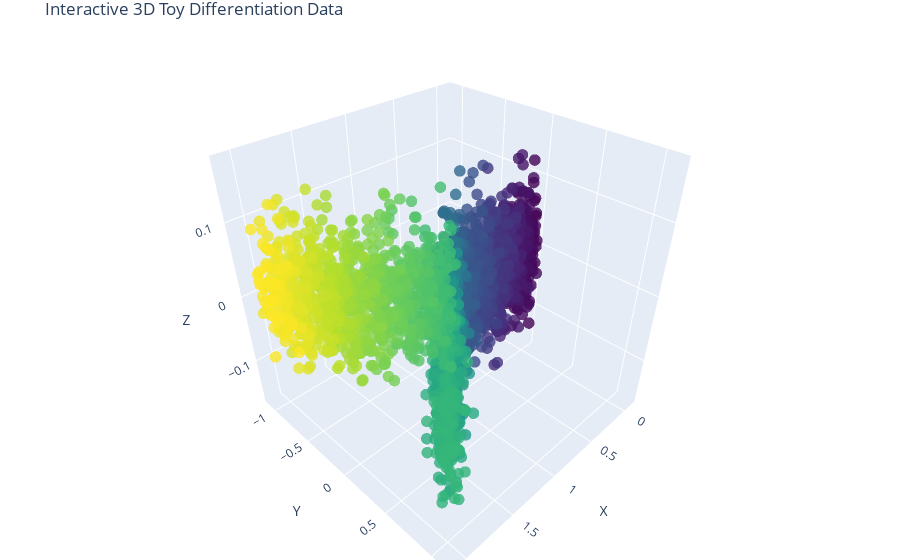

Write notebook code for a chart like this one.
### Markdown cell above
# Simple 3D data

### Code cell
# Generate toy data again
n = 1000
t = np.linspace(0, 1, n)
branch_1 = np.stack([t, t*0, t*0], axis=1)
branch_2 = np.stack([t, t, t*0], axis=1) + [1, 0, 0]
branch_3 = np.stack([t, -t, t*0], axis=1) + [1, 0, 0]
simple_3D = np.concatenate([branch_1, branch_2, branch_3], axis=0)
simple_3D += 0.05 * np.random.randn(*simple_3D.shape)

colors = np.linspace(0, 1, len(simple_3D))

fig = go.Figure(data=[go.Scatter3d(
    x=simple_3D[:, 0], y=simple_3D[:, 1], z=simple_3D[:, 2],
    mode='markers',
    marker=dict(
        size=4,
        color=colors,
        colorscale='Viridis',
        opacity=0.8
    )
)])
fig.update_layout(
    title='Interactive 3D Toy Differentiation Data',
    scene=dict(
        xaxis_title='X',
        yaxis_title='Y',
        zaxis_title='Z'
    ),
    margin=dict(l=0, r=0, b=0, t=30)
)
fig.show()

### Figure 1 — Plotly figure (JSON) as saved in the notebook; plotly's stock layout.template omitted (floating-point values rounded to 4 significant figures; data arrays with more than 128 entries replaced by an {"elided": "..."} marker saying what was removed)
{"data": [{"marker": {"color": {"elided": "3000 float values"}, "colorscale": [[0, "#440154"], [0.1111, "#482878"], [0.2222, "#3e4989"], [0.3333, "#31688e"], [0.4444, "#26828e"], [0.5556, "#1f9e89"], [0.6667, "#35b779"], [0.7778, "#6ece58"], [0.8889, "#b5de2b"], [1, "#fde725"]], "opacity": 0.8, "size": 4}, "mode": "markers", "type": "scatter3d", "x": {"elided": "3000 float values"}, "y": {"elided": "3000 float values"}, "z": {"elided": "3000 float values"}}], "layout": {"margin": {"b": 0, "l": 0, "r": 0, "t": 30}, "scene": {"xaxis": {"title": {"text": "X"}}, "yaxis": {"title": {"text": "Y"}}, "zaxis": {"title": {"text": "Z"}}}, "title": {"text": "Interactive 3D Toy Differentiation Data"}}}
